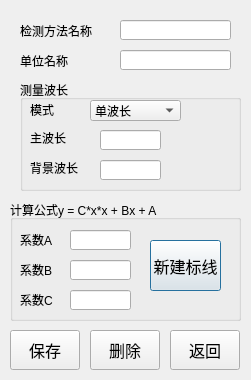
<?xml version="1.0" encoding="UTF-8"?>
<ui version="4.0">
 <class>quantifyinfoinput_dlg</class>
 <widget class="QDialog" name="quantifyinfoinput_dlg">
  <property name="geometry">
   <rect>
    <x>0</x>
    <y>0</y>
    <width>251</width>
    <height>380</height>
   </rect>
  </property>
  <property name="windowTitle">
   <string>Dialog</string>
  </property>
  <property name="windowIcon">
   <iconset resource="../resources/resources.qrc">
    <normaloff>:/new/prefix2/Ico/ren.ico</normaloff>:/new/prefix2/Ico/ren.ico</iconset>
  </property>
  <widget class="QGroupBox" name="group_TestName_2">
   <property name="geometry">
    <rect>
     <x>20</x>
     <y>80</y>
     <width>221</width>
     <height>111</height>
    </rect>
   </property>
   <property name="font">
    <font>
     <pointsize>9</pointsize>
    </font>
   </property>
   <property name="title">
    <string>测量波长</string>
   </property>
   <widget class="QLabel" name="label">
    <property name="geometry">
     <rect>
      <x>10</x>
      <y>50</y>
      <width>54</width>
      <height>16</height>
     </rect>
    </property>
    <property name="text">
     <string>主波长</string>
    </property>
   </widget>
   <widget class="QLabel" name="label_2">
    <property name="geometry">
     <rect>
      <x>10</x>
      <y>80</y>
      <width>61</width>
      <height>16</height>
     </rect>
    </property>
    <property name="text">
     <string>背景波长</string>
    </property>
   </widget>
   <widget class="QComboBox" name="comboBox_WaveMode">
    <property name="geometry">
     <rect>
      <x>70</x>
      <y>20</y>
      <width>91</width>
      <height>21</height>
     </rect>
    </property>
    <item>
     <property name="text">
      <string>单波长</string>
     </property>
    </item>
    <item>
     <property name="text">
      <string>双波长</string>
     </property>
    </item>
   </widget>
   <widget class="QLabel" name="label_3">
    <property name="geometry">
     <rect>
      <x>10</x>
      <y>20</y>
      <width>41</width>
      <height>20</height>
     </rect>
    </property>
    <property name="text">
     <string>模式</string>
    </property>
   </widget>
   <widget class="QLineEdit" name="Edit_MinorWave">
    <property name="geometry">
     <rect>
      <x>80</x>
      <y>80</y>
      <width>61</width>
      <height>20</height>
     </rect>
    </property>
   </widget>
   <widget class="QLineEdit" name="Edit_MajorWave">
    <property name="geometry">
     <rect>
      <x>80</x>
      <y>50</y>
      <width>61</width>
      <height>20</height>
     </rect>
    </property>
   </widget>
  </widget>
  <widget class="QGroupBox" name="groupBox_3">
   <property name="geometry">
    <rect>
     <x>10</x>
     <y>200</y>
     <width>231</width>
     <height>121</height>
    </rect>
   </property>
   <property name="title">
    <string>计算公式y = C*x*x + Bx + A</string>
   </property>
   <widget class="QLineEdit" name="Edit_FormulaA">
    <property name="geometry">
     <rect>
      <x>60</x>
      <y>30</y>
      <width>61</width>
      <height>20</height>
     </rect>
    </property>
   </widget>
   <widget class="QLabel" name="label_5">
    <property name="geometry">
     <rect>
      <x>10</x>
      <y>30</y>
      <width>61</width>
      <height>20</height>
     </rect>
    </property>
    <property name="text">
     <string>系数A</string>
    </property>
   </widget>
   <widget class="QLineEdit" name="Edit_FormulaB">
    <property name="geometry">
     <rect>
      <x>60</x>
      <y>60</y>
      <width>61</width>
      <height>20</height>
     </rect>
    </property>
   </widget>
   <widget class="QLabel" name="label_6">
    <property name="geometry">
     <rect>
      <x>10</x>
      <y>60</y>
      <width>61</width>
      <height>20</height>
     </rect>
    </property>
    <property name="text">
     <string>系数B</string>
    </property>
   </widget>
   <widget class="QLineEdit" name="Edit_FormulaC">
    <property name="geometry">
     <rect>
      <x>60</x>
      <y>90</y>
      <width>61</width>
      <height>20</height>
     </rect>
    </property>
   </widget>
   <widget class="QLabel" name="label_7">
    <property name="geometry">
     <rect>
      <x>10</x>
      <y>90</y>
      <width>61</width>
      <height>20</height>
     </rect>
    </property>
    <property name="text">
     <string>系数C</string>
    </property>
   </widget>
   <widget class="QPushButton" name="Btn_NewTestLine">
    <property name="geometry">
     <rect>
      <x>140</x>
      <y>40</y>
      <width>71</width>
      <height>51</height>
     </rect>
    </property>
    <property name="font">
     <font>
      <pointsize>12</pointsize>
     </font>
    </property>
    <property name="text">
     <string>新建标线</string>
    </property>
   </widget>
  </widget>
  <widget class="QLineEdit" name="Edit_TestName">
   <property name="geometry">
    <rect>
     <x>120</x>
     <y>20</y>
     <width>111</width>
     <height>20</height>
    </rect>
   </property>
  </widget>
  <widget class="QLabel" name="label_4">
   <property name="geometry">
    <rect>
     <x>20</x>
     <y>20</y>
     <width>81</width>
     <height>21</height>
    </rect>
   </property>
   <property name="text">
    <string>检测方法名称</string>
   </property>
  </widget>
  <widget class="QPushButton" name="Btn_Save">
   <property name="geometry">
    <rect>
     <x>10</x>
     <y>330</y>
     <width>70</width>
     <height>40</height>
    </rect>
   </property>
   <property name="font">
    <font>
     <pointsize>12</pointsize>
    </font>
   </property>
   <property name="text">
    <string>保存</string>
   </property>
  </widget>
  <widget class="QPushButton" name="Btn_Quit">
   <property name="geometry">
    <rect>
     <x>170</x>
     <y>330</y>
     <width>70</width>
     <height>40</height>
    </rect>
   </property>
   <property name="font">
    <font>
     <pointsize>12</pointsize>
    </font>
   </property>
   <property name="text">
    <string>返回</string>
   </property>
  </widget>
  <widget class="QLineEdit" name="Edit_UnitName">
   <property name="geometry">
    <rect>
     <x>120</x>
     <y>50</y>
     <width>111</width>
     <height>20</height>
    </rect>
   </property>
  </widget>
  <widget class="QLabel" name="label_8">
   <property name="geometry">
    <rect>
     <x>20</x>
     <y>50</y>
     <width>81</width>
     <height>21</height>
    </rect>
   </property>
   <property name="text">
    <string>单位名称</string>
   </property>
  </widget>
  <widget class="QPushButton" name="Btn_Del">
   <property name="geometry">
    <rect>
     <x>90</x>
     <y>330</y>
     <width>70</width>
     <height>40</height>
    </rect>
   </property>
   <property name="font">
    <font>
     <pointsize>12</pointsize>
    </font>
   </property>
   <property name="text">
    <string>删除</string>
   </property>
  </widget>
 </widget>
 <tabstops>
  <tabstop>Btn_Quit</tabstop>
  <tabstop>Edit_TestName</tabstop>
  <tabstop>Edit_UnitName</tabstop>
  <tabstop>comboBox_WaveMode</tabstop>
  <tabstop>Edit_MajorWave</tabstop>
  <tabstop>Edit_MinorWave</tabstop>
  <tabstop>Edit_FormulaA</tabstop>
  <tabstop>Edit_FormulaB</tabstop>
  <tabstop>Edit_FormulaC</tabstop>
  <tabstop>Btn_NewTestLine</tabstop>
  <tabstop>Btn_Save</tabstop>
  <tabstop>Btn_Del</tabstop>
 </tabstops>
 <resources>
  <include location="../resources/resources.qrc"/>
 </resources>
 <connections/>
</ui>
